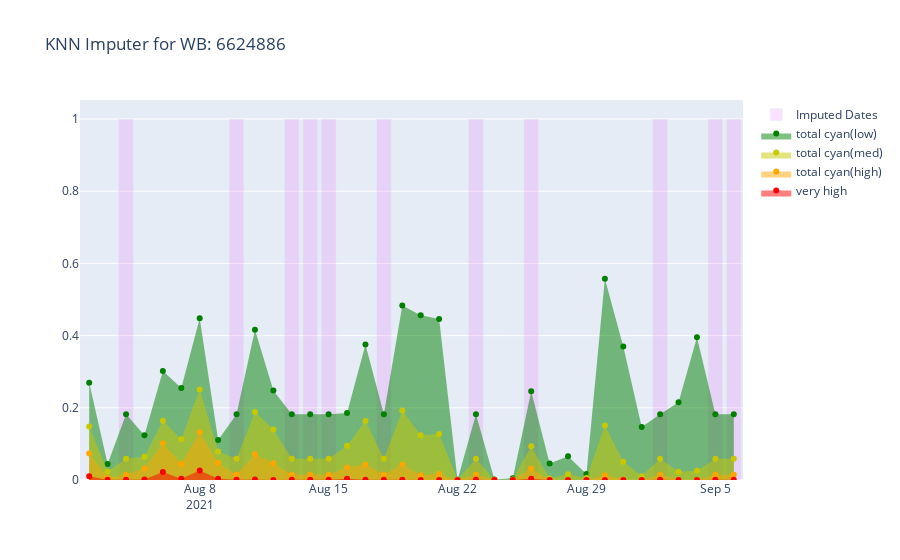

The notebook cell this image was saved under:
### Code cell
knn_imputer.fit(_df)
_df = knn_imputer.transform(_df)
_df = pd.DataFrame(_df, columns=columns)
_df["date"] = dates

totals = ["total cyan(low)", "total cyan(med)", "total cyan(high)", "very high"]
traces = []
i_data = _df[_df["OBJECTID"] == objectids[0]]
traces.append(go.Bar(name="Imputed Dates", x=i_data["date"], y=indicator_values, marker_color='rgba(231,107,243,0.2)'))
for indx, t in enumerate(totals):
    traces.append(go.Scatter(x=i_data["date"], y=i_data[t], name=t, mode='markers', fill='tozeroy', marker_color=list(color_mapping.values())[indx+1]))
fig3 = go.Figure(data=traces)
fig3.update_layout(title={'text':f'KNN Imputer for WB: {objectids[oi]}'})
fig3.show()
